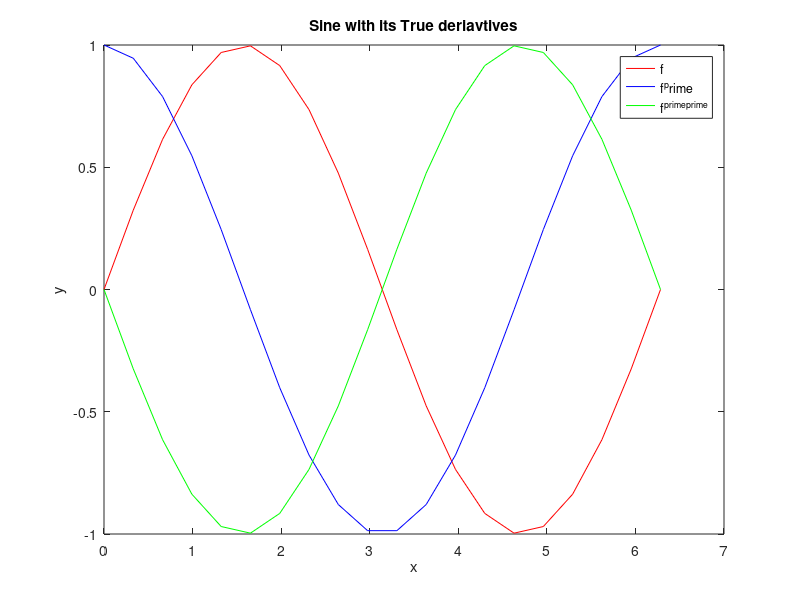

Write MATLAB code to recreate this figure.
%Get the values of the parameters
a=0; b=2*pi;
N=20;

%Get the x-values
x=linspace(a,b,N);


%Get the ufnction and their derivatives
f=sin(x);
df1=cos(x);
df2=-1*sin(x);

fprintf("............................................\n");
disp('f(x)                   df1(x)            df2(x)');
fprintf(".............................................\n");
fprintf("%10.5g\t\t %10.5g\t\t %10.5g\n", f, df1, df2);

figure;
plot(x,f, 'r');
hold on
plot(x,df1, 'b');
hold on
plot(x,df2, 'g');
xlabel('x');
ylabel('y');
%ylim([-1,1])
title('Sine with its True deriavtives');
legend("f", "f^\prime", "f^{\prime\prime}");